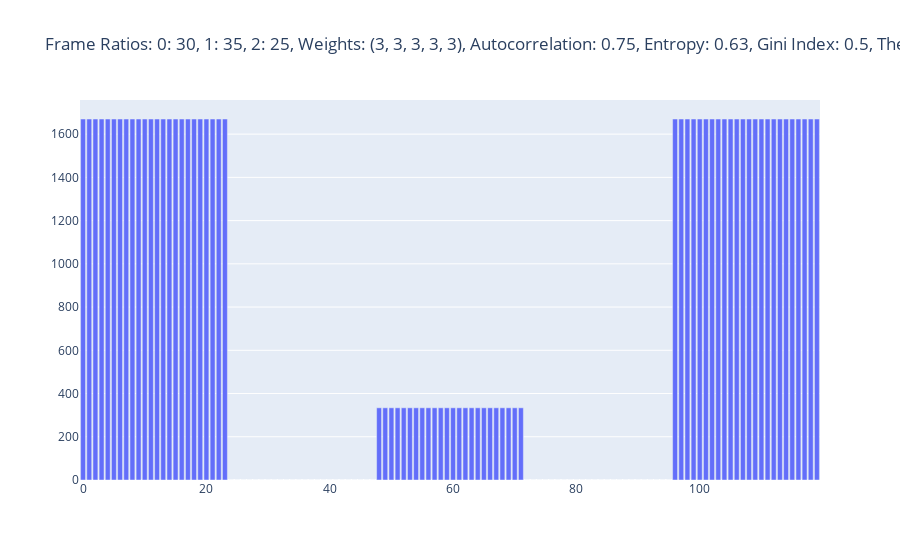

Notebook code for this chart:
### Code cell
fig = go.Figure()
metagene = {'start': {1: {i: equals[i] for i in range(len(equals))}}}
auto = uniformity_autocorrelation(metagene)
entropy = uniformity_entropy(metagene)
gini = uniformity_gini_index(metagene)
theil = uniformity_theil_index(metagene)
fig.add_trace(go.Bar(x=list(metagene['start'][1].keys()), y=list(metagene['start'][1].values()), name='Metagene'))

fig.update_layout(title=f"Frame Ratios: 0: 30, 1: 35, 2: 25, Weights: (3, 3, 3, 3, 3), Autocorrelation: {round(auto[1], 2)}, Entropy: {round(entropy[1], 2)}, Gini Index: {round(gini[1], 2)}, Theil Index: {round(theil[1], 2)}")

fig.show()

### Figure 1 — Plotly figure (JSON) as saved in the notebook; plotly's stock layout.template omitted (floating-point values rounded to 4 significant figures)
{"data": [{"name": "Metagene", "type": "bar", "x": [0, 1, 2, 3, 4, 5, 6, 7, 8, 9, 10, 11, 12, 13, 14, 15, 16, 17, 18, 19, 20, 21, 22, 23, 24, 25, 26, 27, 28, 29, 30, 31, 32, 33, 34, 35, 36, 37, 38, 39, 40, 41, 42, 43, 44, 45, 46, 47, 48, 49, 50, 51, 52, 53, 54, 55, 56, 57, 58, 59, 60, 61, 62, 63, 64, 65, 66, 67, 68, 69, 70, 71, 72, 73, 74, 75, 76, 77, 78, 79, 80, 81, 82, 83, 84, 85, 86, 87, 88, 89, 90, 91, 92, 93, 94, 95, 96, 97, 98, 99, 100, 101, 102, 103, 104, 105, 106, 107, 108, 109, 110, 111, 112, 113, 114, 115, 116, 117, 118, 119], "y": [1670, 1670, 1670, 1670, 1670, 1670, 1670, 1670, 1670, 1670, 1670, 1670, 1670, 1670, 1670, 1670, 1670, 1670, 1670, 1670, 1670, 1670, 1670, 1670, 0, 0, 0, 0, 0, 0, 0, 0, 0, 0, 0, 0, 0, 0, 0, 0, 0, 0, 0, 0, 0, 0, 0, 0, 334, 334, 334, 334, 334, 334, 334, 334, 334, 334, 334, 334, 334, 334, 334, 334, 334, 334, 334, 334, 334, 334, 334, 334, 0, 0, 0, 0, 0, 0, 0, 0, 0, 0, 0, 0, 0, 0, 0, 0, 0, 0, 0, 0, 0, 0, 0, 0, 1670, 1670, 1670, 1670, 1670, 1670, 1670, 1670, 1670, 1670, 1670, 1670, 1670, 1670, 1670, 1670, 1670, 1670, 1670, 1670, 1670, 1670, 1670, 1670]}], "layout": {"title": {"text": "Frame Ratios: 0: 30, 1: 35, 2: 25, Weights: (3, 3, 3, 3, 3), Autocorrelation: 0.75, Entropy: 0.63, Gini Index: 0.5, Theil Index: 26.37"}}}
